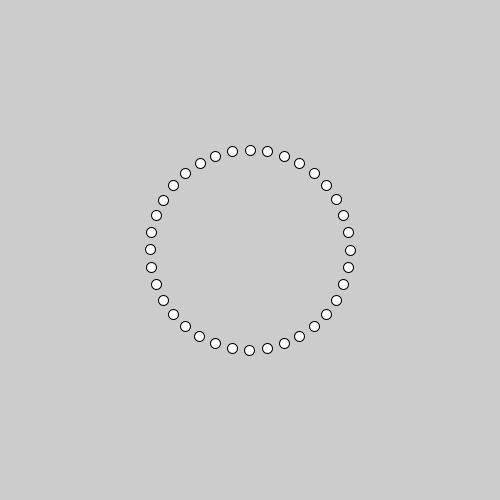
Frame 1 (no input)
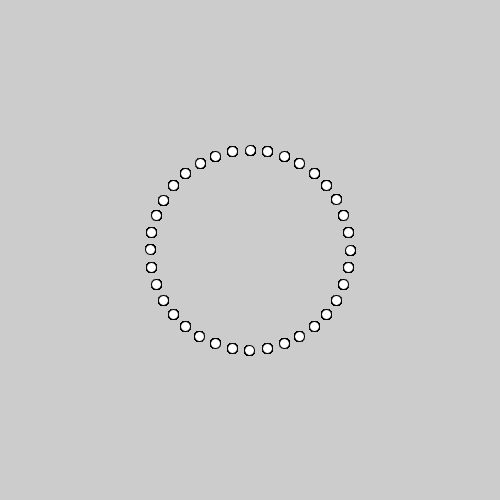
Frame 60 (the mouse pressed at the canvas centre just before this capture)
Frame 120 (the mouse held since frame 60 and released just before this capture): identical to frame 60, image omitted

The Processing sketch that drew these frames (run headless with seeded random() and noise(); from frame 60 on, the mouse is pressed at the canvas centre):

// Processing sketch: bonus_sin_cos_array
// ── bonus_sin_cos_array.pde
/*
Para dibujar en circulos necesitamos algunos trucos de trigonometria o_O
*/


float[] posX, posY; // declaramos dos arrays de floats, ya que necesitamos 2 dimensiones (x,y)

void setup() {
  size(500, 500);
  smooth();
  
  posX = new float[36]; //creamos 36 elementos(posiciones)
  posY = new float[36]; //creamos 36 elementos(posiciones)

  float rad = 100; // determinamos un radio

  for (int i=0;i<posX.length;i++) {
    posX[i] = cos (radians(10*i)) * rad; //en cada loop incrementamos el angulo en 10
    posY[i] = sin (radians(10*i)) * rad; //en cada loop incrementamos el angulo en 10

  }
}

void draw() {
  translate (width/2, height/2); //we move to the center of the screen

  //ahora accedemos al array para recuperar los datos guardados en cada elemento
  //en este caso accedemos la posX y posY de cada elemento
  for (int i=0;i<posX.length;i++) {
    ellipse(posX[i], posY[i], 10, 10); 
  }
}
